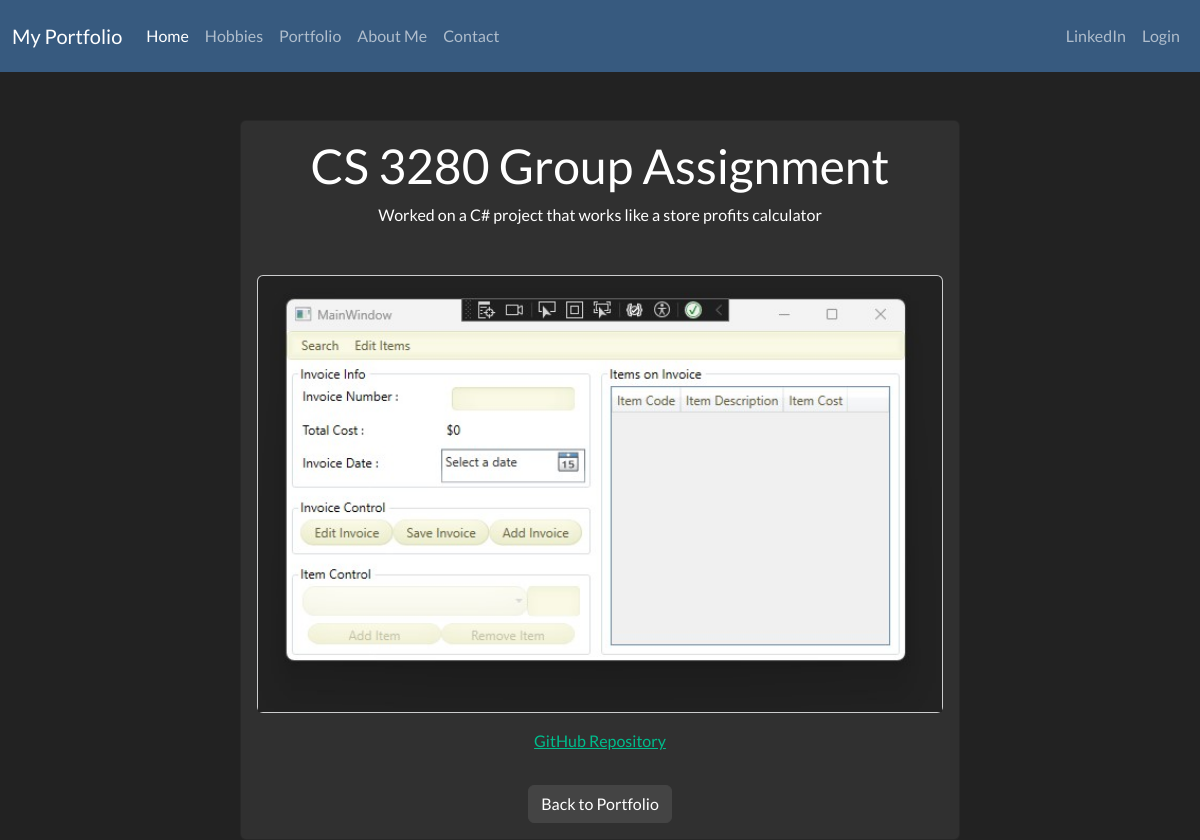
The page /portfolio/1/ on the database its author committed.
### PortfolioDatabase/models.py (models this page shows, shortened)
class Portfolio(models.Model):
    name = models.CharField(max_length=100)
    description = models.TextField()
    image = models.ImageField(upload_to='portfolio_images/', null=True, blank=True)
    github_url = models.URLField(blank=True)

### PortfolioDatabase/views.py (the view)
# urls.py: path('portfolio/<int:portfolio_id>/', portfolio_detail, name='portfolio_detail'),
def portfolio_detail(request, portfolio_id):
    project = get_object_or_404(Portfolio, pk=portfolio_id)
    return render(request, 'PortfolioDatabase/portfolio_detail.html', {'project': project})

### PortfolioDatabase/templates/PortfolioDatabase/portfolio_detail.html (shortened to what this page needs)
{% extends 'PortfolioDatabase/base.html' %}
{% block content %}
    <div class="container">
        <div class="row">
            <div class="col-md-8 offset-md-2">
                <div class="card mt-5">
                    <div class="card-body text-center">
                        <h1 class="card-title">{{ project.name }}</h1>
                        <p class="card-text">{{ project.description }}</p>
                        <div class="card mt-5" style="background-color: #f8f9fa;">
                            <img class="card-img-top img-fluid mx-auto d-block" src="{{ project.image.url }}" alt="{{ project.name }} Image">
                        </div>
                        {% if project.github_url %}
                            <p class="mt-3"><a href="{{ project.github_url }}" target="_blank">GitHub Repository</a></p>
                        {% endif %}
                        <a class="btn btn-secondary mt-3" href="{% url 'portfolio' %}">Back to Portfolio</a>
                    </div>
                </div>
            </div>
        </div>
    </div>
{% endblock %}

### rows shown on the page
Portfolio: name "CS 3280 Group Assignment", description "Worked on a C# project that works like a store profits calculator", image (picture)
